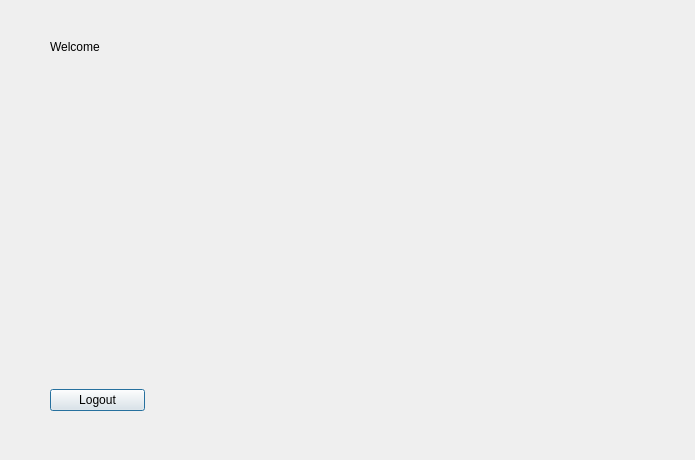
<?xml version="1.0" encoding="UTF-8"?>
<ui version="4.0">
 <class>WelcomeWindow</class>
 <widget class="QDialog" name="WelcomeWindow">
  <property name="geometry">
   <rect>
    <x>0</x>
    <y>0</y>
    <width>695</width>
    <height>460</height>
   </rect>
  </property>
  <property name="windowTitle">
   <string>Dialog</string>
  </property>
  <widget class="QLabel" name="label_pic">
   <property name="geometry">
    <rect>
     <x>40</x>
     <y>90</y>
     <width>521</width>
     <height>261</height>
    </rect>
   </property>
   <property name="text">
    <string/>
   </property>
  </widget>
  <widget class="QWidget" name="">
   <property name="geometry">
    <rect>
     <x>50</x>
     <y>20</y>
     <width>95</width>
     <height>391</height>
    </rect>
   </property>
   <layout class="QVBoxLayout" name="verticalLayout">
    <item>
     <widget class="QLabel" name="label_hello">
      <property name="text">
       <string/>
      </property>
     </widget>
    </item>
    <item>
     <layout class="QHBoxLayout" name="horizontalLayout">
      <item>
       <widget class="QLabel" name="label_welcome">
        <property name="text">
         <string>Welcome</string>
        </property>
       </widget>
      </item>
      <item>
       <widget class="QLabel" name="label_out_name">
        <property name="text">
         <string/>
        </property>
       </widget>
      </item>
     </layout>
    </item>
    <item>
     <spacer name="verticalSpacer">
      <property name="orientation">
       <enum>Qt::Vertical</enum>
      </property>
      <property name="sizeType">
       <enum>QSizePolicy::Preferred</enum>
      </property>
      <property name="sizeHint" stdset="0">
       <size>
        <width>3</width>
        <height>500</height>
       </size>
      </property>
     </spacer>
    </item>
    <item>
     <widget class="QPushButton" name="pushButton_logout">
      <property name="text">
       <string>Logout</string>
      </property>
     </widget>
    </item>
   </layout>
  </widget>
 </widget>
 <resources/>
 <connections/>
</ui>
